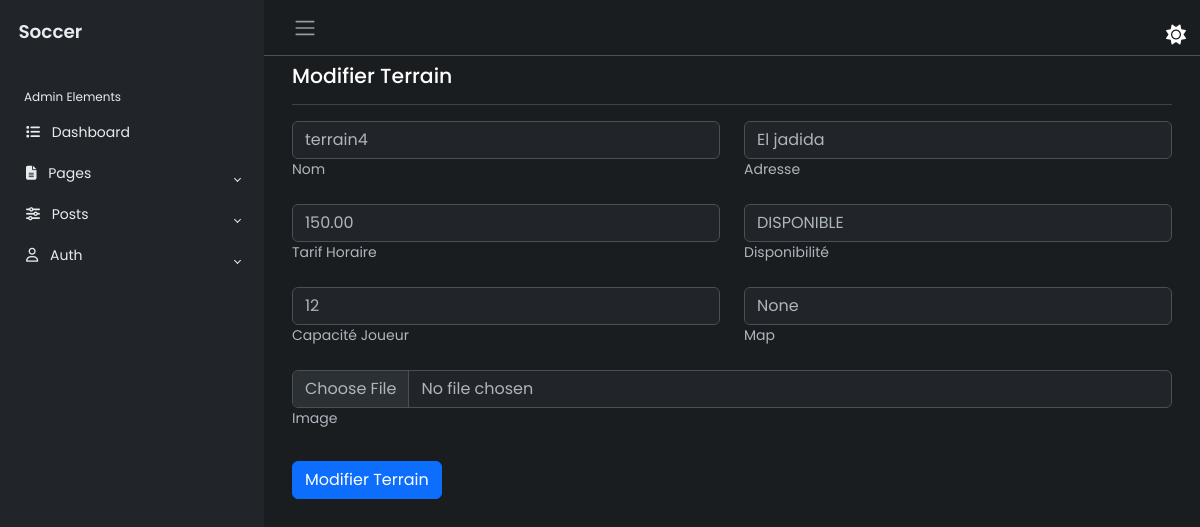
Page /modifier-terrain/4/ (signed in) on the committed database.
### terrains/models.py (models this page shows, shortened)
class Terrain(models.Model):
    nom = models.CharField(max_length=100)
    adresse = models.CharField(max_length=255)
    tarif_horaire = models.DecimalField(max_digits=10, decimal_places=2)
    disponibilite = models.CharField(max_length=20, choices=[(tag.value, tag.name) for tag in disponibilite])
    capacite_joueur = models.PositiveIntegerField()
    map = models.CharField(max_length=500, null=True, blank=True)
    image = models.ImageField(null=True,blank=True, upload_to='images/')
    administrateur = models.ForeignKey(User, on_delete=models.CASCADE)

### terrains/views.py (the view)
# urls.py: path('modifier-terrain/<int:terrain_id>/', views.modifier_terrain, name='modifier_terrain'),
def modifier_terrain(request, terrain_id):
    if not request.user.is_superuser:
        return HttpResponseForbidden("Vous n'avez pas l'autorisation d'accéder à cette page.")
    terrain = get_object_or_404(Terrain, pk=terrain_id)
    if request.method == 'POST':
        form = TerrainForm(request.POST, request.FILES, instance=terrain)
        if form.is_valid():
            form.save()
            return redirect('liste_terrains')
    else:
        form = TerrainForm(instance=terrain)
    return render(request, 'terrains/Modifier_terrain.html', {'form': form, 'terrain': terrain,
                                                              'disponibilite_choices': Terrain._meta.get_field(
                                                                  'disponibilite').choices})

### terrains/TerrainForm.py
class TerrainForm(forms.ModelForm):
    class Meta:
        model = Terrain
        fields = ['nom', 'adresse', 'tarif_horaire', 'disponibilite', 'capacite_joueur', 'map', 'image']

### terrains/templates/terrains/Modifier_terrain.html (shortened to what this page needs)
{% extends 'terrains/dashBase.html' %}
{% block content %}
<div class="main">
    <nav class="navbar navbar-expand px-3 border-bottom">
        <button class="btn" id="sidebar-toggle" type="button">
            <span class="navbar-toggler-icon"></span>
        </button>
        <div class="navbar-collapse navbar">
        </div>
    </nav>
    <main class="content px-3 py-2">
        <div class="container-fluid">
            <div class="mb-3">
                <h4>Modifier Terrain</h4>
            </div>
            <hr />
            <form id="terrain-form" method="post" enctype="multipart/form-data">
                <div class="row mb-3">
                    <div class="col">
                        <div data-mdb-input-init class="form-outline">
                            <input type="text" id="nom" name="nom" class="form-control" value="{{ terrain.nom }}" required />
                            <label class="form-label" for="nom">Nom</label>
                        </div>
                    </div>
                    <div class="col">
                        <div data-mdb-input-init class="form-outline">
                            <input type="text" id="adresse" name="adresse" class="form-control" value="{{ terrain.adresse }}" required />
                            <label class="form-label" for="adresse">Adresse</label>
                        </div>
                    </div>
                </div>
                <div class="row mb-3">
                    <div class="col">
                        <div data-mdb-input-init class="form-outline">
                            <input type="number" id="tarif_horaire" name="tarif_horaire" class="form-control" step="0.01" value="{{ terrain.tarif_horaire }}" required />
                            <label class="form-label" for="tarif_horaire">Tarif Horaire</label>
                        </div>
                    </div>
                    <div class="col">
                        <div data-mdb-input-init class="form-outline">
                            <select id="disponibilite" name="disponibilite" class="form-control" required>
                                {% for value, name in disponibilite_choices %}
                                    <option value="{{ value }}" {% if value == terrain.disponibilite %} selected {% endif %}>{{ name }}</option>
                                {% endfor %}
                            </select>
                            <label class="form-label" for="disponibilite">Disponibilité</label>
                        </div>
                    </div>
                </div>
                <div class="row mb-3">
                    <div class="col">
                        <div data-mdb-input-init class="form-outline">
                            <input type="number" id="capacite_joueur" name="capacite_joueur" class="form-control" value="{{ terrain.capacite_joueur }}" required />
                            <label class="form-label" for="capacite_joueur">Capacité Joueur</label>
                        </div>
                    </div>
                    <div class="col">
                        <div data-mdb-input-init class="form-outline">
                            <input type="text" id="map" name="map" class="form-control" value="{{ terrain.map }}" required />
                            <label class="form-label" for="map">Map</label>
                        </div>
                    </div>
                </div>
                <div class="row mb-3">
                    <div class="col">
                        <div data-mdb-input-init class="form-outline">
                            <input type="file" id="image" name="image" class="form-control" />
                            <label class="form-label" for="image">Image</label>
                        </div>
                    </div>
                </div>
                <div class="row mt-4">
                    <div class="col">
                        <button type="submit" class="btn btn-primary" data-mdb-ripple-init>Modifier Terrain</button>
                    </div>
                </div>
            </form>
        </div>
    </main>
</div>
{% endblock content %}

### terrains/templates/terrains/dashBase.html (style rules this page uses)
body { font-family: 'Poppins', sans-serif; font-size: 0.875rem; opacity: 1; overflow-y: scroll; margin: 0; }
h4 { font-family: 'Poppins', sans-serif; font-size: 1.275rem; color: var(--bs-emphasis-color); }
.main { display: flex; flex-direction: column; min-height: 100vh; min-width: 0; overflow: hidden; transition: all 0.35s ease-in-out; width: 100%; background: var(--bs-dark-bg-subtle); }
.content { flex: 1; max-width: 100vw; width: 100vw; }
@media (min-width:768px) { .content { max-width: auto; width: auto; } }

### rows in the picture
Terrain: nom "terrain4", adresse "El jadida", tarif_horaire "150.00", capacite_joueur "12", map "None"

### other values in the picture
form field disponibilite "DISPONIBLE"
